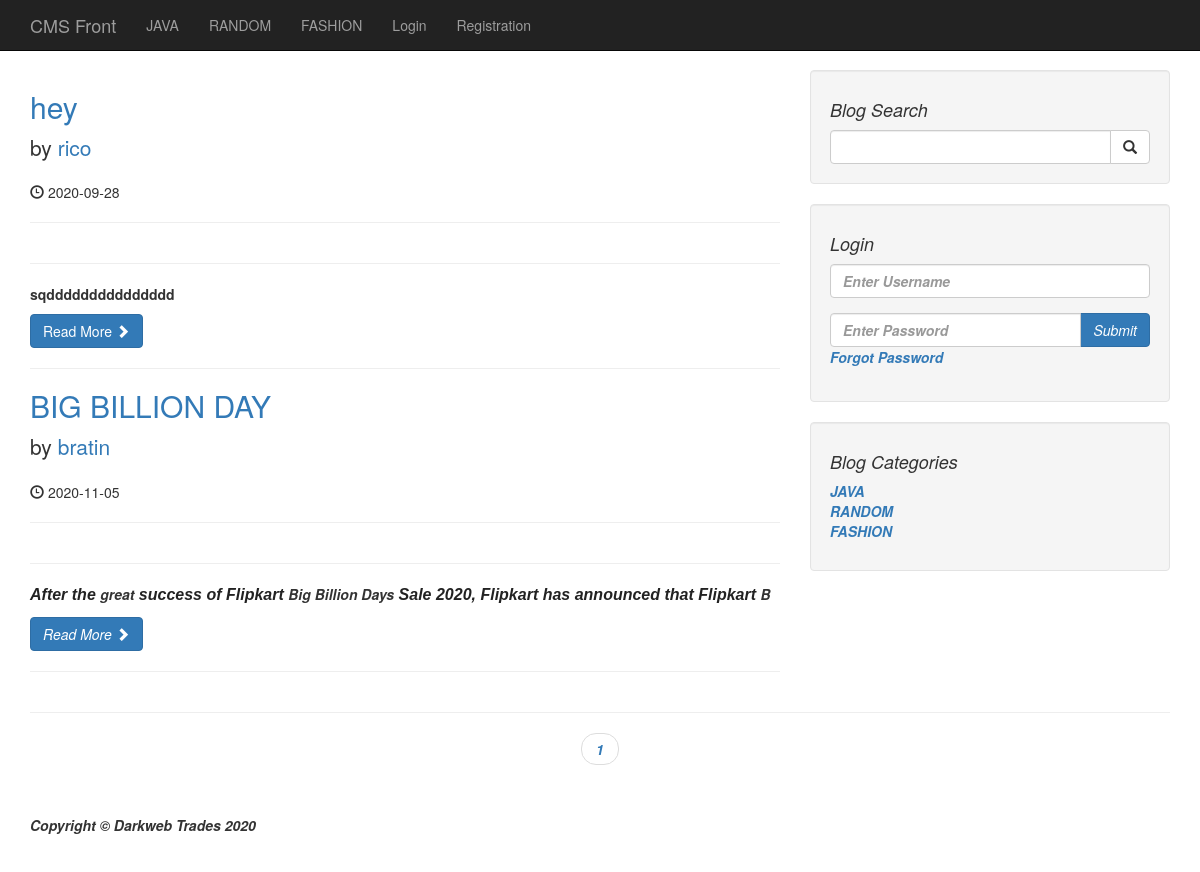
The page / on the database its author committed.
### tables this page shows
CREATE TABLE `categories` (
  `cat_id` int(3) NOT NULL AUTO_INCREMENT,
  `cat_title` varchar(255) NOT NULL,
  PRIMARY KEY (`cat_id`)
);

CREATE TABLE `posts` (
  `post_id` int(3) NOT NULL AUTO_INCREMENT,
  `post_category_id` int(3) NOT NULL,
  `post_title` varchar(255) NOT NULL,
  `post_author` varchar(255) NOT NULL,
  `post_user` varchar(255) NOT NULL,
  `post_date` date NOT NULL,
  `post_image` text NOT NULL,
  `post_content` text NOT NULL,
  `post_tags` varchar(255) NOT NULL,
  `post_comment_count` int(11) NOT NULL,
  `post_status` varchar(255) NOT NULL DEFAULT 'draft',
  `post_views_count` int(11) NOT NULL,
  PRIMARY KEY (`post_id`)
);

### admin/functions.php (called while the page is built, shortened)
<?php
function isLoggedIn(){
   return false;
}

### index.php (the view, shortened to what this page needs)
 <?php  include "includes/header.php"; ?>
    <?php  include "includes/navigation.php"; ?>
    <div class="container">
        <div class="row">
            <div class="col-md-8">
             <?php
             $per_page = 10;
            if(isset($_GET['page'])) {
            $page = $_GET['page'];
            } else {
                $page = "";
            }
            if($page == "" || $page == 1) {
                $page_1 = 0;
            } else {
                $page_1 = ($page * $per_page) - $per_page;
            }
         if(isset($_SESSION['user_role']) && $_SESSION['user_role'] == 'admin' ) {
        $post_query_count = "SELECT * FROM posts";
         } else {
         $post_query_count = "SELECT * FROM posts WHERE post_status = 'published'";
         }
        $find_count = mysqli_query($connection,$post_query_count);
        $count = mysqli_num_rows($find_count);
        if($count < 1) {
            echo "<h1 class='text-center'>No posts available</h1>";
        } else {
        $count  = ceil($count /$per_page);
        $query = "SELECT * FROM posts LIMIT $page_1, $per_page";
        $select_all_posts_query = mysqli_query($connection,$query);
        while($row = mysqli_fetch_assoc($select_all_posts_query)) {
        $post_id = $row['post_id'];
        $post_title = $row['post_title'];
        $post_author = $row['post_user'];
        $post_date = $row['post_date'];
        $post_content = substr($row['post_content'],0,400);
        ?>
                <h2>
                    <a href="post/<?php echo $post_id; ?>"><?php echo $post_title ?></a>
                </h2>
                <p class="lead">
                    by <a href="author_posts.php?author=<?php echo $post_author ?>&p_id=<?php echo $post_id; ?>"><?php echo $post_author ?></a>
                </p>
                <p><span class="glyphicon glyphicon-time"></span> <?php echo $post_date ?></p>
                <hr>
                <hr>
                <p><?php echo $post_content ?></p>
                <a class="btn btn-primary" href="post.php?p_id=<?php echo $post_id; ?>">Read More <span class="glyphicon glyphicon-chevron-right"></span></a>
                <hr>
   <?php }  } ?>
            </div>
            <?php include "includes/sidebar.php";?>
        </div>
        <hr>
        <ul class="pager">
        <?php
        for($i =1; $i <= $count; $i++) {
        if($i == $page) {
             echo "<li '><a class='active_link' href='index.php?page={$i}'>{$i}</a></li>";
        }  else {
            echo "<li '><a href='index.php?page={$i}'>{$i}</a></li>";
        }
        }
         ?>
        </ul>
<?php include "includes/footer.php";?>

### includes/header.php (shortened to what this page needs)
<?php include "admin/functions.php"; ?>
<!DOCTYPE html>
<html lang="en">
<head>
    <link href="/cms/css/bootstrap.min.css" rel="stylesheet">
    <link href="/cms/css/blog-home.css" rel="stylesheet">
    <link href="/cms/css/styles.css" rel="stylesheet">
</head>
<body>

### includes/navigation.php (shortened to what this page needs)
<nav class="navbar navbar-inverse navbar-fixed-top" role="navigation">
     <div class="container">
         <div class="navbar-header">
             <a class="navbar-brand" href="/cms">CMS Front</a>
         </div>
         <div class="collapse navbar-collapse" id="bs-example-navbar-collapse-1">
             <ul class="nav navbar-nav">
               <?php
 $query = "SELECT * FROM categories LIMIT 3";
 $select_all_categories_query = mysqli_query($connection,$query);
 while($row = mysqli_fetch_assoc($select_all_categories_query)) {
    $cat_title = $row['cat_title'];
    $cat_id = $row['cat_id'];
     echo "<li><a href='/cms/category/{$cat_id}'>{$cat_title}</a></li>";
 }
 ?>
                 <?php if(isLoggedIn()): ?>
                     <li>
                         <a href="/cms/admin">Admin</a>
                     </li>
                     <li>
                         <a href="/cms/includes/logout.php">Logout</a>
                     </li>
                 <?php else: ?>
                     <li>
                         <a href="/cms/login.php">Login</a>
                     </li>
                 <?php endif; ?>
                  <li>
                     <a href="/cms/registration">Registration</a>
                 </li>
             </ul>
         </div>
     </div>
 </nav>

### includes/sidebar.php (shortened to what this page needs)
        <div class="col-md-4">
            <div class="well">
                <h4>Blog Search</h4>
                <form action="search.php" method="post">
                <div class="input-group">
                    <input name="search" type="text" class="form-control">
                    <span class="input-group-btn">
                        <button name="submit" class="btn btn-default" type="submit">
                            <span class="glyphicon glyphicon-search"></span>
                    </button>
                    </span>
                </div>
                </form>
            </div>
<div class="well">
    <?php if(isset($_SESSION['user_role'])): ?>
         <h4>Logged in as <?php echo $_SESSION['username'] ?></h4>
         <a href="/cms/includes/logout.php" class="btn btn-primary">Logout</a>
    <?php else: ?>
         <h4>Login</h4>
            <form method="post">
            <div class="form-group">
                <input name="username" type="text" class="form-control" placeholder="Enter Username">
            </div>
              <div class="input-group">
                <input name="password" type="password" class="form-control" placeholder="Enter Password">
                <span class="input-group-btn">
                   <button class="btn btn-primary" name="login" type="submit">Submit
                   </button>
                </span>
               </div>
                <div class="form-group">
                    <a href="forgot.php?forgot=<?php echo uniqid(true); ?>">Forgot Password</a>
                </div>
            </form>
    <?php endif; ?>
</div>
            <div class="well">
    <?php
    $query = "SELECT * FROM categories";
    $select_categories_sidebar = mysqli_query($connection,$query);
    ?>
             <h4>Blog Categories</h4>
                <div class="row">
                    <div class="col-lg-12">
                        <ul class="list-unstyled">
                          <?php
    while($row = mysqli_fetch_assoc($select_categories_sidebar )) {
    $cat_title = $row['cat_title'];
    $cat_id = $row['cat_id'];
    echo "<li><a href='category.php?category=$cat_id'>{$cat_title}</a></li>";
    }
                        ?>
                        </ul>
                    </div>
                </div>
            </div>
        </div>

### includes/footer.php (shortened to what this page needs)
        <footer>
            <div class="row">
                <div class="col-lg-12">
                    <p>Copyright &copy; Darkweb Trades 2020</p>
                </div>
            </div>
        </footer>
    </div>
</body>
</html>

### css/blog-home.css (style rules this page uses)
body { padding-top: 70px; }
footer { margin: 50px 0; }

### rows shown on the page
categories: cat_title "JAVA"
categories: cat_title "RANDOM"
categories: cat_title "FASHION"
posts: post_title "hey", post_user "rico", post_date "2020-09-28", post_content "sqddddddddddddddd"
posts: post_title "BIG BILLION DAY", post_user "bratin", post_date "2020-11-05", post_content "After the great success of Flipkart Big Billion Days Sale 2020, Flipkart has announced that Flipkart B"
